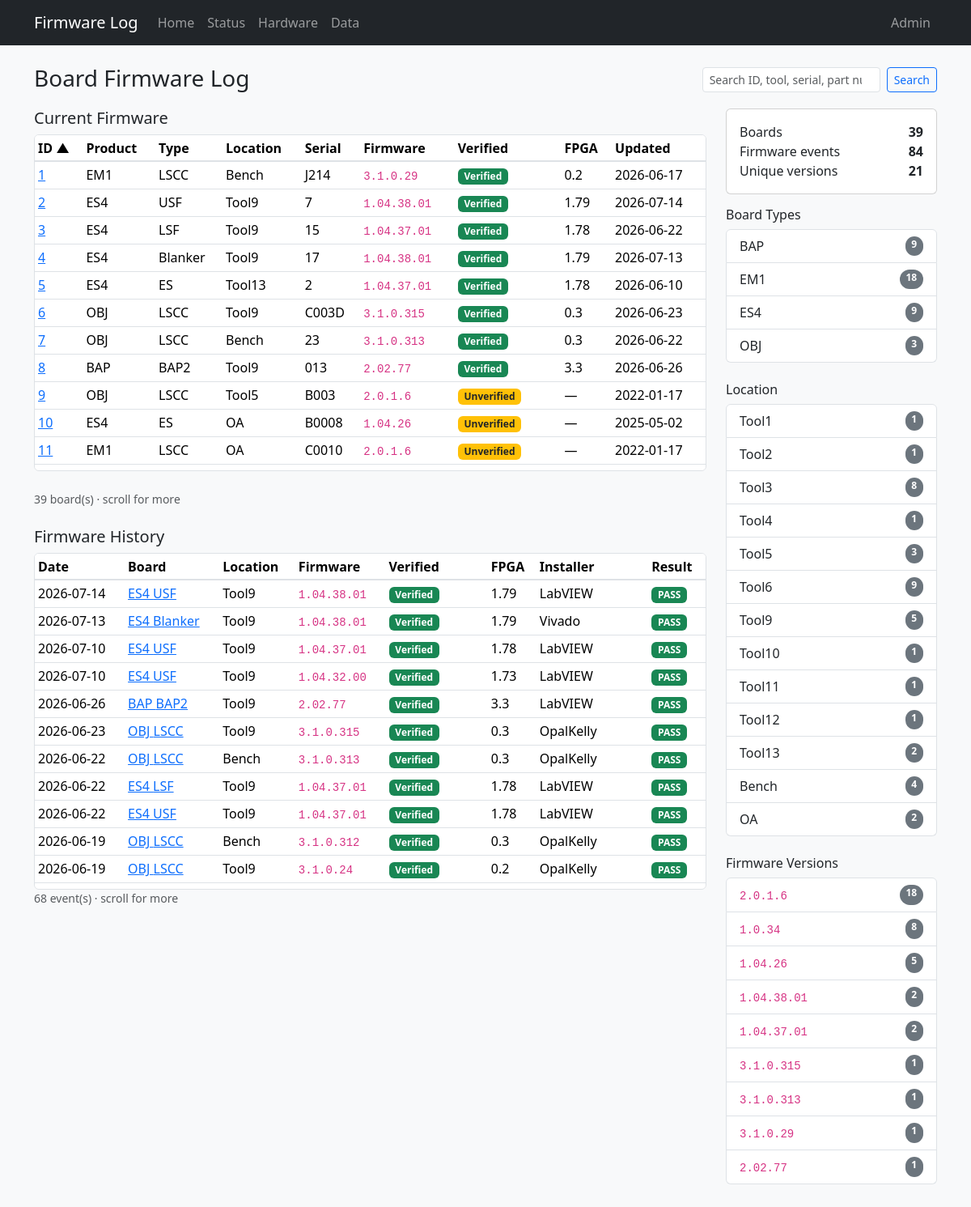
The page / on the database its author committed.
### tables this page shows
CREATE TABLE "boards" (
                board_id      INTEGER PRIMARY KEY,
                tool          TEXT,
                board_slot    TEXT,
                manufacturer  TEXT NOT NULL DEFAULT 'PDF Solutions Inc.',
                board_name    TEXT NOT NULL,
                serial        TEXT NOT NULL,
                part_number   TEXT,
                revision      TEXT,
                file_id       TEXT,
                product_name  TEXT NOT NULL,
                ddr_fbga      TEXT
            , inventory_serial TEXT, status TEXT, role TEXT, comment TEXT, open_item TEXT, po TEXT, modified_by TEXT, source_updated_at TEXT, data_source TEXT, dc_status TEXT, ac_status TEXT, gcal_status TEXT, adc_status TEXT, eeprom_status TEXT);

CREATE TABLE "firmware_history" (
                event_id    INTEGER PRIMARY KEY AUTOINCREMENT,
                board_id    INTEGER NOT NULL REFERENCES boards (board_id),
                event_date  TEXT NOT NULL,
                event_time  TEXT,
                fpga        TEXT,
                firmware    TEXT NOT NULL,
                installer   TEXT,
                result      TEXT
            );

### app.py (the view)
@app.route("/")
def index():
    product = request.args.get("product")
    firmware = request.args.get("firmware")
    tool = request.args.get("tool")
    search = request.args.get("q", "").strip()
    sort = request.args.get("sort", "board_id")
    order = request.args.get("order", "asc")
    return render_template(
        "index.html",
        boards=db.list_boards(
            product_name=product,
            firmware=firmware,
            tool=tool,
            search=search,
            sort=sort,
            order=order,
        ),
        history=db.list_history(
            product_name=product,
            firmware=firmware,
            tool=tool,
            search=search,
        ),
        stats=db.dashboard_stats(),
        fw_stats=db.firmware_stats(),
        tool_stats=db.tool_stats(),
        products=db.board_products(),
        available_firmware=db.firmware_for_product(product) if product else set(),
        available_products=db.products_for_firmware(firmware) if firmware else set(),
        available_tools=(
            db.tools_for_product(product) if product
            else db.tools_for_firmware(firmware) if firmware
            else set()
        ),
        available_products_for_tool=db.products_for_tool(tool) if tool else set(),
        available_firmware_for_tool=db.firmware_for_tool(tool) if tool else set(),
        product_filter=product,
        firmware_filter=firmware,
        tool_filter=tool,
        search=search,
        sort=sort,
        order=order,
    )

### db.py (called while the page is built)
def firmware_verified_sql(board_alias="b"):
    ids = ", ".join(str(i) for i in sorted(VERIFIED_BOARD_IDS))
    return f"""
    CASE
        WHEN {board_alias}.board_id IN ({ids}) THEN 'verified'
        WHEN {board_alias}.data_source = 'firmware_log' THEN 'verified'
        WHEN {board_alias}.tool = 'Tool13' AND {board_alias}.product_name = 'BAP' THEN 'verified'
        ELSE 'unverified'
    END
    """

def tool_sort_order_sql(tool_column="tool"):
    return f"""
    CASE
        WHEN {tool_column} = 'Unassigned' THEN 3
        WHEN {tool_column} LIKE 'Tool%' THEN 1
        ELSE 2
    END,
    CASE
        WHEN {tool_column} LIKE 'Tool%' THEN CAST(SUBSTR({tool_column}, 5) AS INTEGER)
    END,
    {tool_column} ASC
    """

def dict_row(cursor, row):
    return {col[0]: row[i] for i, col in enumerate(cursor.description)}

@contextmanager
def get_db():
    conn = sqlite3.connect(DATABASE)
    conn.row_factory = dict_row
    try:
        yield conn
    finally:
        conn.close()

def fetch_all(query, params=()):
    with get_db() as conn:
        return conn.execute(query, params).fetchall()

def fetch_one(query, params=()):
    with get_db() as conn:
        return conn.execute(query, params).fetchone()

def _board_search_clause(search, alias="b", extra_columns=()):
    if not search:
        return None, []
    like = f"%{search}%"
    columns = [col.format(a=alias) for col in BOARD_SEARCH_COLUMNS] + list(extra_columns)
    clause = "(" + " OR ".join(f"{col} LIKE ?" for col in columns) + ")"
    return clause, [like] * len(columns)

def dashboard_stats():
    return fetch_one(
        """
        SELECT
            (SELECT COUNT(*) FROM boards) AS board_count,
            (SELECT COUNT(*) FROM firmware_history) AS history_count,
            (SELECT COUNT(DISTINCT firmware) FROM firmware_history) AS firmware_versions
        """
    )

def firmware_stats():
    return fetch_all(
        """
        SELECT firmware, COUNT(*) AS board_count
        FROM current_firmware
        GROUP BY firmware
        ORDER BY board_count DESC, firmware DESC
        LIMIT 10
        """
    )

def board_products():
    return fetch_all(
        """
        SELECT product_name, COUNT(*) AS board_count
        FROM boards
        GROUP BY product_name
        ORDER BY product_name
        """
    )

### templates/index.html (shortened to what this page needs)
{% extends "base.html" %}
{% from "macros.html" import sort_link, result_badge, verified_badge %}
{% block content %}
<div class="d-flex flex-wrap justify-content-between align-items-center gap-2 mb-3">
  <div>
    <h1 class="h3 mb-1">Board Firmware Log</h1>
  </div>
  <form id="search-form" action="{{ url_for('index') }}" method="get" class="d-flex gap-2">
    <input type="search" id="board-search" name="q" value="{{ search }}" class="form-control form-control-sm" placeholder="Search ID, tool, serial, part number…">
    <button class="btn btn-sm btn-outline-primary" type="submit">Search</button>
  </form>
</div>
<div class="row g-4">
  <div class="col-lg-9">
    <h2 class="h5">Current Firmware</h2>
    <div class="table-scroll-panel mb-4">
      <table class="table table-sm table-hover align-middle mb-0">
        <thead>
          <tr>
            <th>{{ sort_link('ID', 'board_id', sort, order, product_filter, firmware_filter, tool_filter, search) }}</th>
            <th>{{ sort_link('Product', 'product_name', sort, order, product_filter, firmware_filter, tool_filter, search) }}</th>
            <th>{{ sort_link('Type', 'board_name', sort, order, product_filter, firmware_filter, tool_filter, search) }}</th>
            <th>{{ sort_link('Location', 'tool', sort, order, product_filter, firmware_filter, tool_filter, search) }}</th>
            <th>{{ sort_link('Serial', 'serial', sort, order, product_filter, firmware_filter, tool_filter, search) }}</th>
            <th class="col-firmware">{{ sort_link('Firmware', 'firmware', sort, order, product_filter, firmware_filter, tool_filter, search) }}</th>
            <th class="col-verified">Verified</th>
            <th>FPGA</th>
            <th>{{ sort_link('Updated', 'event_date', sort, order, product_filter, firmware_filter, tool_filter, search) }}</th>
          </tr>
        </thead>
        <tbody>
          {% for b in boards %}
          <tr>
            <td><a href="{{ url_for('board_detail', board_id=b.board_id) }}">{{ b.board_id }}</a></td>
            <td>{{ b.product_name }}</td>
            <td>{{ b.board_name }}</td>
            <td>{{ b.tool or '—' }}</td>
            <td>{{ b.serial }}</td>
            <td class="col-firmware">{% if b.current_firmware %}<code>{{ b.current_firmware }}</code>{% else %}<span class="text-muted">—</span>{% endif %}</td>
            <td class="col-verified">{{ verified_badge(b.firmware_verified) }}</td>
            <td>{{ b.current_fpga or '—' }}</td>
            <td>{{ b.last_update or '—' }}</td>
          </tr>
          {% else %}
          <tr><td colspan="9" class="text-muted">No boards match your filters.</td></tr>
          {% endfor %}
        </tbody>
      </table>
    </div>
    <p class="text-muted small">{{ boards|length }} board(s){% if boards|length > 12 %} · scroll for more{% endif %}</p>
    <h2 class="h5 mt-4">Firmware History</h2>
    <div class="table-scroll-panel">
      <table class="table table-sm table-hover align-middle mb-0">
        <thead>
          <tr>
            <th>Date</th>
            <th>Board</th>
            <th>Location</th>
            <th class="col-firmware">Firmware</th>
            <th class="col-verified">Verified</th>
            <th>FPGA</th>
            <th>Installer</th>
            <th>Result</th>
          </tr>
        </thead>
        <tbody>
          {% for row in history %}
          <tr>
            <td>{{ row.event_date }}</td>
            <td>
              <a href="{{ url_for('board_detail', board_id=row.board_id) }}">
                {{ row.product_name }} {{ row.board_name }}
              </a>
            </td>
            <td>{{ row.tool or '—' }}</td>
            <td class="col-firmware"><code>{{ row.firmware }}</code></td>
            <td class="col-verified">{{ verified_badge(row.firmware_verified) }}</td>
            <td>{{ row.fpga or '—' }}</td>
            <td>{{ row.installer or '—' }}</td>
            <td>{{ result_badge(row.result) }}</td>
          </tr>
          {% else %}
          <tr><td colspan="8" class="text-muted">No firmware history matches your filters.</td></tr>
          {% endfor %}
        </tbody>
      </table>
    </div>
    <p class="text-muted small">{{ history|length }} event(s){% if history|length > 10 %} · scroll for more{% endif %}</p>
  </div>
  <div class="col-lg-3">
    <div class="card mb-3">
      <div class="card-body">
        <div class="d-flex justify-content-between"><span>Boards</span><strong>{{ stats.board_count }}</strong></div>
        <div class="d-flex justify-content-between"><span>Firmware events</span><strong>{{ stats.history_count }}</strong></div>
        <div class="d-flex justify-content-between"><span>Unique versions</span><strong>{{ stats.firmware_versions }}</strong></div>
      </div>
    </div>
    <h2 class="h6">Board Types</h2>
    <div class="list-group mb-4">
      {% for p in products %}
      {% if (firmware_filter and p.product_name not in available_products and product_filter != p.product_name) or (tool_filter and p.product_name not in available_products_for_tool and product_filter != p.product_name) %}
      <span class="list-group-item d-flex justify-content-between py-2 filter-disabled" aria-disabled="true">
        <span>{{ p.product_name }}</span>
        <span class="badge text-bg-secondary rounded-pill">{{ p.board_count }}</span>
      </span>
      {% elif product_filter == p.product_name %}
      <a class="list-group-item list-group-item-action d-flex justify-content-between py-2 active"
         href="{{ url_for('index', firmware=firmware_filter, tool=tool_filter, q=search) }}">
        <span>{{ p.product_name }}</span>
        <span class="badge text-bg-light rounded-pill">{{ p.board_count }}</span>
      </a>
      {% else %}
      <a class="list-group-item list-group-item-action d-flex justify-content-between py-2"
         href="{{ url_for('index', product=p.product_name, firmware=firmware_filter, tool=tool_filter, q=search) }}">
        <span>{{ p.product_name }}</span>
        <span class="badge text-bg-secondary rounded-pill">{{ p.board_count }}</span>
      </a>
      {% endif %}
      {% endfor %}
    </div>
    <h2 class="h6">Location</h2>
    <div class="list-group mb-4">
      {% for row in tool_stats %}
      {% if (product_filter and row.tool not in available_tools and tool_filter != row.tool) or (firmware_filter and row.tool not in available_tools and tool_filter != row.tool) %}
      <span class="list-group-item d-flex justify-content-between py-2 filter-disabled" aria-disabled="true">
        <span>{{ row.tool }}</span>
        <span class="badge text-bg-secondary rounded-pill">{{ row.board_count }}</span>
      </span>
      {% elif tool_filter == row.tool %}
      <a class="list-group-item list-group-item-action d-flex justify-content-between py-2 active"
         href="{{ url_for('index', product=product_filter, firmware=firmware_filter, q=search) }}">
        <span>{{ row.tool }}</span>
        <span class="badge text-bg-light rounded-pill">{{ row.board_count }}</span>
      </a>
      {% else %}
      <a class="list-group-item list-group-item-action d-flex justify-content-between py-2"
         href="{{ url_for('index', product=product_filter, firmware=firmware_filter, tool=row.tool, q=search) }}">
        <span>{{ row.tool }}</span>
        <span class="badge text-bg-secondary rounded-pill">{{ row.board_count }}</span>
      </a>
      {% endif %}
      {% endfor %}
    </div>
    <h2 class="h6">Firmware Versions</h2>
    <div class="list-group">
      {% for row in fw_stats %}
      {% if (product_filter and row.firmware not in available_firmware and firmware_filter != row.firmware) or (tool_filter and row.firmware not in available_firmware_for_tool and firmware_filter != row.firmware) %}
      <span class="list-group-item d-flex justify-content-between py-2 filter-disabled" aria-disabled="true">
        <span><code class="small">{{ row.firmware }}</code></span>
        <span class="badge text-bg-secondary rounded-pill">{{ row.board_count }}</span>
      </span>
      {% else %}
      <a class="list-group-item list-group-item-action d-flex justify-content-between py-2"
         href="{{ url_for('index', firmware=row.firmware, product=product_filter, tool=tool_filter, q=search) }}">
        <span><code class="small">{{ row.firmware }}</code></span>
        <span class="badge text-bg-secondary rounded-pill">{{ row.board_count }}</span>
      </a>
      {% endif %}
      {% else %}
      <div class="list-group-item text-muted py-2">No data.</div>
      {% endfor %}
    </div>
  </div>
</div>
{% endblock %}

### templates/macros.html (shortened to what this page needs)
{% macro result_badge(result) -%}
  {% if result %}
    {% set r = result|upper %}
    {% if r == 'PASS' %}
      <span class="badge text-bg-success">PASS</span>
    {% elif r == 'FAIL' %}
      <span class="badge text-bg-danger">FAIL</span>
    {% else %}
      <span class="badge text-bg-secondary">{{ result }}</span>
    {% endif %}
  {% else %}
    <span class="text-muted">—</span>
  {% endif %}
{%- endmacro %}
{% macro sort_link(label, column, sort, order, product=None, firmware=None, tool=None, q=None) -%}
  {% set new_order = 'desc' if sort == column and order == 'asc' else 'asc' %}
  <a href="{{ url_for('index', sort=column, order=new_order, product=product, firmware=firmware, tool=tool, q=q) }}" class="text-decoration-none text-reset">
    {{ label }}{% if sort == column %} {% if order == 'asc' %}▲{% else %}▼{% endif %}{% endif %}
  </a>
{%- endmacro %}
{% macro verified_badge(status) -%}
  {% if status == 'verified' %}
    <span class="badge text-bg-success">Verified</span>
  {% elif status == 'unverified' %}
    <span class="badge text-bg-warning text-dark">Unverified</span>
  {% else %}
    <span class="text-muted">—</span>
  {% endif %}
{%- endmacro %}

### static/style.css (style rules this page uses)
body { background-color: #f8f9fa; }
code { font-size: 0.875em; }
.table th { white-space: nowrap; }
.table-scroll-panel { max-height: 26rem; overflow: auto; border: 1px solid var(--bs-border-color); border-radius: var(--bs-border-radius); background-color: #fff; }
.table-scroll-panel th.col-firmware, .table-scroll-panel td.col-firmware, .table-scroll-panel th.col-verified, .table-scroll-panel td.col-verified { white-space: nowrap; }
.table-scroll-panel th.col-verified, .table-scroll-panel td.col-verified { min-width: 6.5rem; }
.table-scroll-panel thead th { position: sticky; top: 0; z-index: 1; background-color: #fff; box-shadow: inset 0 -1px 0 var(--bs-border-color); }
.table-scroll-panel thead th.col-firmware, .table-scroll-panel thead th.col-verified { z-index: 3; }

### rows shown on the page
boards: board_id "1", product_name "EM1", board_name "LSCC", tool "Bench", serial "J214", current_firmware "3.1.0.29", current_fpga "0.2", last_update "2026-06-17"
boards: board_id "2", product_name "ES4", board_name "USF", tool "Tool9", serial "7", current_firmware "1.04.38.01", current_fpga "1.79", last_update "2026-07-14", board_count "5"
boards: board_id "3", product_name "ES4", board_name "LSF", tool "Tool9", serial "15", current_firmware "1.04.37.01", current_fpga "1.78", last_update "2026-06-22"
boards: board_id "4", product_name "ES4", board_name "Blanker", tool "Tool9", serial "17", current_firmware "1.04.38.01", current_fpga "1.79", last_update "2026-07-13"
boards: board_id "5", product_name "ES4", board_name "ES", tool "Tool13", serial "2", current_firmware "1.04.37.01", current_fpga "1.78", last_update "2026-06-10", board_count "2"
firmware_history: board_id "6", product_name "OBJ", board_name "LSCC", tool "Tool9", serial "C003D", current_firmware "3.1.0.315", fpga "0.3", event_date "2026-06-23", firmware "3.1.0.315", installer "OpalKelly", result "PASS"
firmware_history: board_id "7", product_name "OBJ", board_name "LSCC", tool "Bench", serial "23", current_firmware "3.1.0.313", fpga "0.3", event_date "2026-06-22", firmware "3.1.0.313", installer "OpalKelly", result "PASS"
firmware_history: board_id "8", product_name "BAP", board_name "BAP2", tool "Tool9", serial "013", current_firmware "2.02.77", fpga "3.3", event_date "2026-06-26", firmware "2.02.77", installer "LabVIEW", result "PASS"
boards: board_id "9", product_name "OBJ", board_name "LSCC", tool "Tool5", serial "B003", current_firmware "2.0.1.6", shows "Unverified", current_fpga "—", last_update "2022-01-17"
boards: board_id "10", product_name "ES4", board_name "ES", tool "OA", serial "B0008", current_firmware "1.04.26", shows "Unverified", current_fpga "—", last_update "2025-05-02"
boards: board_id "11", product_name "EM1", board_name "LSCC", tool "OA", serial "C0010", current_firmware "2.0.1.6", shows "Unverified", current_fpga "—", last_update "2022-01-17"
firmware_history: event_date "2026-07-14", product_name "ES4", board_name "USF", tool "Tool9", firmware "1.04.38.01", fpga "1.79", installer "LabVIEW", result "PASS"
firmware_history: event_date "2026-07-13", product_name "ES4", board_name "Blanker", tool "Tool9", firmware "1.04.38.01", fpga "1.79", installer "Vivado", result "PASS"
firmware_history: event_date "2026-07-10", product_name "ES4", board_name "USF", tool "Tool9", firmware "1.04.37.01", fpga "1.78", installer "LabVIEW", result "PASS"
firmware_history: event_date "2026-07-10", product_name "ES4", board_name "USF", tool "Tool9", firmware "1.04.32.00", fpga "1.73", installer "LabVIEW", result "PASS"
firmware_history: event_date "2026-06-22", product_name "ES4", board_name "LSF", tool "Tool9", firmware "1.04.37.01", fpga "1.78", installer "LabVIEW", result "PASS"
firmware_history: event_date "2026-06-22", product_name "ES4", board_name "USF", tool "Tool9", firmware "1.04.37.01", fpga "1.78", installer "LabVIEW", result "PASS"
firmware_history: event_date "2026-06-19", product_name "OBJ", board_name "LSCC", tool "Bench", firmware "3.1.0.312", fpga "0.3", installer "OpalKelly", result "PASS"
firmware_history: event_date "2026-06-19", product_name "OBJ", board_name "LSCC", tool "Tool9", firmware "3.1.0.24", fpga "0.2", installer "OpalKelly", result "PASS"
boards: product_name "EM1", board_count "18"

### other values the page prints
{{ label }} "ID Product Type Location Serial Firmware Updated"
{{ boards|length }} "39"
{{ history|length }} "68"
{{ stats.board_count }} "39"
{{ stats.history_count }} "84"
{{ stats.firmware_versions }} "21"
{{ p.product_name }} "BAP" "ES4" "OBJ"
{{ p.board_count }} "9" "9" "3"
{{ row.tool }} "Tool1" "Tool2" "Tool3" "Tool4" "Tool5" "Tool6" "Tool10" "Tool11" "Tool12" "Bench" "OA"
{{ row.board_count }} "1" "1" "8" "1" "3" "9" "1" "1" "1" "4" "2"
{{ row.firmware }} "2.0.1.6" "1.0.34" "1.04.26" "1.04.38.01" "1.04.37.01" "3.1.0.315" "3.1.0.313" "3.1.0.29" "2.02.77"
{{ row.board_count }} "18" "8" "5" "2" "2" "1" "1" "1" "1"
